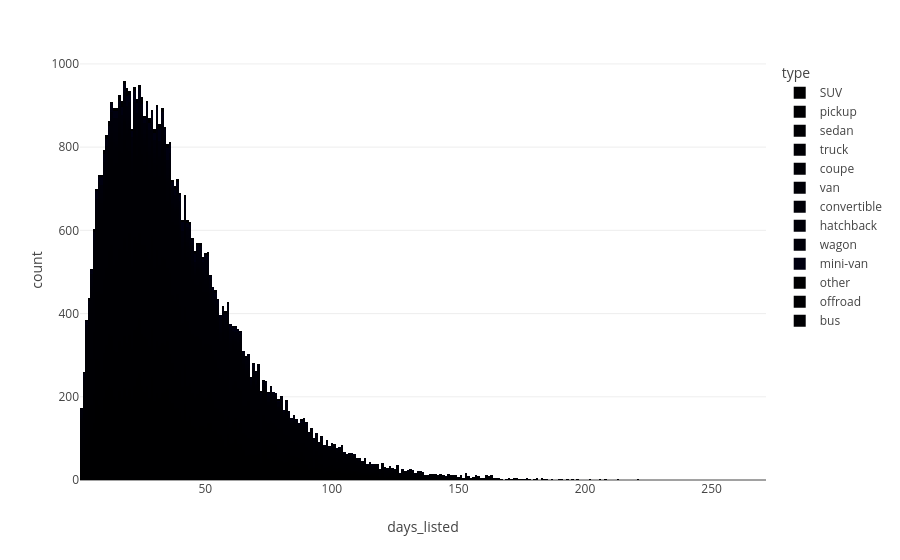

The cell this chart's notebook holds for it:
### Code cell
#st.header('Histogram of `days_listed` vs `type`')
fig1 = px.histogram(df, x='days_listed', color='type')
fig1.show()

### Figure 1 — Plotly figure (JSON) as saved in the notebook; plotly's stock layout.template omitted (floating-point values rounded to 4 significant figures; data arrays with more than 128 entries replaced by an {"elided": "..."} marker saying what was removed)
{"data": [{"alignmentgroup": "True", "bingroup": "x", "hovertemplate": "type=SUV<br>days_listed=%{x}<br>count=%{y}<extra></extra>", "legendgroup": "SUV", "marker": {"color": "#000001", "pattern": {"shape": ""}}, "name": "SUV", "offsetgroup": "SUV", "orientation": "v", "showlegend": true, "type": "histogram", "x": {"elided": "12405 int values"}, "xaxis": "x", "yaxis": "y"}, {"alignmentgroup": "True", "bingroup": "x", "hovertemplate": "type=pickup<br>days_listed=%{x}<br>count=%{y}<extra></extra>", "legendgroup": "pickup", "marker": {"color": "#000002", "pattern": {"shape": ""}}, "name": "pickup", "offsetgroup": "pickup", "orientation": "v", "showlegend": true, "type": "histogram", "x": {"elided": "6988 int values"}, "xaxis": "x", "yaxis": "y"}, {"alignmentgroup": "True", "bingroup": "x", "hovertemplate": "type=sedan<br>days_listed=%{x}<br>count=%{y}<extra></extra>", "legendgroup": "sedan", "marker": {"color": "#000003", "pattern": {"shape": ""}}, "name": "sedan", "offsetgroup": "sedan", "orientation": "v", "showlegend": true, "type": "histogram", "x": {"elided": "12154 int values"}, "xaxis": "x", "yaxis": "y"}, {"alignmentgroup": "True", "bingroup": "x", "hovertemplate": "type=truck<br>days_listed=%{x}<br>count=%{y}<extra></extra>", "legendgroup": "truck", "marker": {"color": "#000004", "pattern": {"shape": ""}}, "name": "truck", "offsetgroup": "truck", "orientation": "v", "showlegend": true, "type": "histogram", "x": {"elided": "12353 int values"}, "xaxis": "x", "yaxis": "y"}, {"alignmentgroup": "True", "bingroup": "x", "hovertemplate": "type=coupe<br>days_listed=%{x}<br>count=%{y}<extra></extra>", "legendgroup": "coupe", "marker": {"color": "#000005", "pattern": {"shape": ""}}, "name": "coupe", "offsetgroup": "coupe", "orientation": "v", "showlegend": true, "type": "histogram", "x": {"elided": "2303 int values"}, "xaxis": "x", "yaxis": "y"}, {"alignmentgroup": "True", "bingroup": "x", "hovertemplate": "type=van<br>days_listed=%{x}<br>count=%{y}<extra></extra>", "legendgroup": "van", "marker": {"color": "#000006", "pattern": {"shape": ""}}, "name": "van", "offsetgroup": "van", "orientation": "v", "showlegend": true, "type": "histogram", "x": {"elided": "633 int values"}, "xaxis": "x", "yaxis": "y"}, {"alignmentgroup": "True", "bingroup": "x", "hovertemplate": "type=convertible<br>days_listed=%{x}<br>count=%{y}<extra></extra>", "legendgroup": "convertible", "marker": {"color": "#000007", "pattern": {"shape": ""}}, "name": "convertible", "offsetgroup": "convertible", "orientation": "v", "showlegend": true, "type": "histogram", "x": {"elided": "446 int values"}, "xaxis": "x", "yaxis": "y"}, {"alignmentgroup": "True", "bingroup": "x", "hovertemplate": "type=hatchback<br>days_listed=%{x}<br>count=%{y}<extra></extra>", "legendgroup": "hatchback", "marker": {"color": "#000008", "pattern": {"shape": ""}}, "name": "hatchback", "offsetgroup": "hatchback", "orientation": "v", "showlegend": true, "type": "histogram", "x": {"elided": "1047 int values"}, "xaxis": "x", "yaxis": "y"}, {"alignmentgroup": "True", "bingroup": "x", "hovertemplate": "type=wagon<br>days_listed=%{x}<br>count=%{y}<extra></extra>", "legendgroup": "wagon", "marker": {"color": "#000009", "pattern": {"shape": ""}}, "name": "wagon", "offsetgroup": "wagon", "orientation": "v", "showlegend": true, "type": "histogram", "x": {"elided": "1541 int values"}, "xaxis": "x", "yaxis": "y"}, {"alignmentgroup": "True", "bingroup": "x", "hovertemplate": "type=mini-van<br>days_listed=%{x}<br>count=%{y}<extra></extra>", "legendgroup": "mini-van", "marker": {"color": "#000010", "pattern": {"shape": ""}}, "name": "mini-van", "offsetgroup": "mini-van", "orientation": "v", "showlegend": true, "type": "histogram", "x": {"elided": "1161 int values"}, "xaxis": "x", "yaxis": "y"}, {"alignmentgroup": "True", "bingroup": "x", "hovertemplate": "type=other<br>days_listed=%{x}<br>count=%{y}<extra></extra>", "legendgroup": "other", "marker": {"color": "#000001", "pattern": {"shape": ""}}, "name": "other", "offsetgroup": "other", "orientation": "v", "showlegend": true, "type": "histogram", "x": {"elided": "256 int values"}, "xaxis": "x", "yaxis": "y"}, {"alignmentgroup": "True", "bingroup": "x", "hovertemplate": "type=offroad<br>days_listed=%{x}<br>count=%{y}<extra></extra>", "legendgroup": "offroad", "marker": {"color": "#000002", "pattern": {"shape": ""}}, "name": "offroad", "offsetgroup": "offroad", "orientation": "v", "showlegend": true, "type": "histogram", "x": {"elided": "214 int values"}, "xaxis": "x", "yaxis": "y"}, {"alignmentgroup": "True", "bingroup": "x", "hovertemplate": "type=bus<br>days_listed=%{x}<br>count=%{y}<extra></extra>", "legendgroup": "bus", "marker": {"color": "#000003", "pattern": {"shape": ""}}, "name": "bus", "offsetgroup": "bus", "orientation": "v", "showlegend": true, "type": "histogram", "x": [40, 73, 14, 7, 12, 63, 39, 51, 49, 72, 10, 29, 50, 68, 29, 61, 74, 38, 53, 25, 11, 8, 92, 76], "xaxis": "x", "yaxis": "y"}], "layout": {"barmode": "relative", "legend": {"title": {"text": "type"}, "tracegroupgap": 0}, "margin": {"t": 60}, "xaxis": {"anchor": "y", "domain": [0, 1], "title": {"text": "days_listed"}}, "yaxis": {"anchor": "x", "domain": [0, 1], "title": {"text": "count"}}}}
